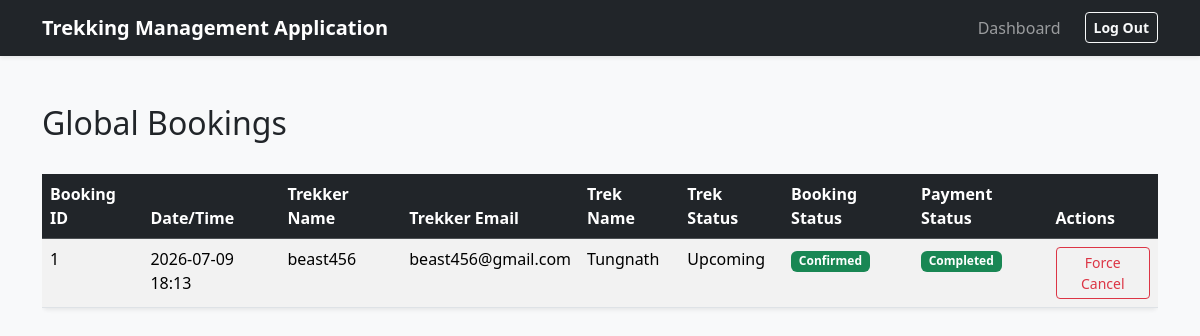
The page /admin/bookings (signed in) on the database as committed earlier.
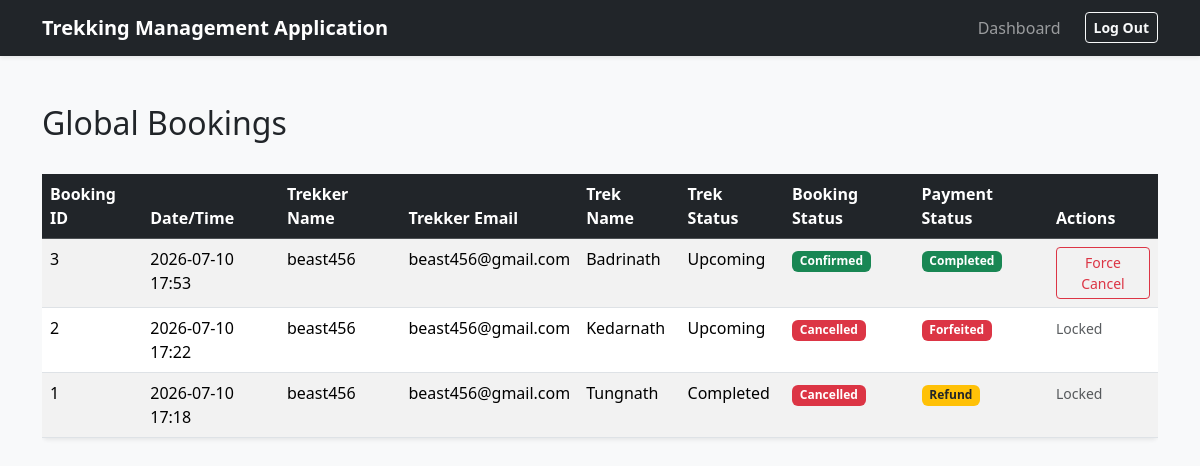
The same page on the database as committed later.
### app/models.py (models this page shows)
class Booking(db.Model):
    __tablename__ = 'bookings'
    id = db.Column(db.Integer, primary_key=True)
    user_id = db.Column(db.Integer, db.ForeignKey('users.id'), nullable=False)
    trek_id = db.Column(db.Integer, db.ForeignKey('treks.id'), nullable=False)
    booking_status = db.Column(db.String(20), default='Confirmed')
    payment_status = db.Column(db.String(20), default='Pending')
    booking_date = db.Column(db.DateTime, default=lambda: datetime.now(timezone.utc)) # using datetime.now(timezone.utc) with lambda, this will act as a function and every time a new row is inserted it will automatically take the correct time

class User(db.Model):
    __tablename__ = "users"
    id = db.Column(db.Integer, primary_key=True)
    username = db.Column(db.String(80), unique=True, nullable=False)
    email_id = db.Column(db.String(120), nullable=False)
    password_hash = db.Column(db.String(256), unique=True, nullable=False)
    name = db.Column(db.String(80), nullable=False)
    role = db.Column(db.String(20), nullable=False)
    is_blacklisted = db.Column(db.Boolean, default=False)
    staff_profile = db.relationship('StaffProfile', backref='user', uselist=False, cascade='all, delete-orphan') # userlist =False strictly enforces a 1-to-1 relatiosnhip b/w users and staff_profiles table
    bookings = db.relationship('Booking', backref='trekker', lazy=True) # lazy=True Parameter is used tell SQLAlchemy that until i specifically state a python code like user.bookings do not run SQL Query

class Trek(db.Model):
    __tablename__ = "treks"
    id = db.Column(db.Integer, primary_key=True)
    trek_name = db.Column(db.String(200), nullable=False)
    assigned_staff_id = db.Column(db.Integer, db.ForeignKey('users.id'), nullable=False)
    location = db.Column(db.String(100), nullable=False)
    difficulty = db.Column(db.String(50), nullable=False)
    duration = db.Column(db.Integer, nullable=False)
    available_slots = db.Column(db.Integer, nullable=False)
    status = db.Column(db.String(30), nullable=False)
    start_date = db.Column(db.DateTime, nullable=False)
    end_date = db.Column(db.DateTime, nullable=False)
    bookings = db.relationship('Booking', backref='trek', lazy=True, cascade='all, delete-orphan')
    assigned_staff = db.relationship('User', foreign_keys=[assigned_staff_id])

### app/routes/admin.py (the view)
@admin_bp.route('/bookings')
def manage_bookings():
    all_bookings = models.Booking.query.join(models.User, models.Booking.user_id == models.User.id).join(models.Trek, models.Booking.trek_id == models.Trek.id).order_by(models.Booking.booking_date.desc()).all()
    return render_template('/admin/bookings/manage_bookings.html', all_bookings=all_bookings)

### app/routes/admin.py (called while the page is built)
@admin_bp.before_request
def admin_access():
    if 'user_id' not in session:
        flash("Access denied. Please login first")
        return redirect(url_for('auth.login'))
    if session.get('role') != 'Admin':
        flash("Not an Administrator")
        return redirect(url_for('auth.login'))

### app/templates/admin/bookings/manage_bookings.html (shortened to what this page needs)
{% extends "base.html" %}
{% block content %}
<div class="d-flex justify-content-between align-items-center mb-4">
    <h2>Global Bookings</h2>
</div>
<div class="table-responsive">
    <table class="table table-striped table-hover shadow-sm bg-white rounded">
        <thead class="table-dark">
            <tr>
                <th>Booking ID</th>
                <th>Date/Time</th>
                <th>Trekker Name</th>
                <th>Trekker Email</th>
                <th>Trek Name</th>
                <th>Trek Status</th>
                <th>Booking Status</th>
                <th>Payment Status</th>
                <th>Actions</th>
            </tr>
        </thead>
        <tbody>
            {% for booking in all_bookings %}
            <tr>
                <td>{{ booking.id }}</td>
                <td>{{ booking.booking_date.strftime('%Y-%m-%d %H:%M') }}</td>
                <td>{{ booking.trekker.username }}</td>
                <td>{{ booking.trekker.email_id }}</td>
                <td>{{ booking.trek.trek_name }}</td>
                <td>{{ booking.trek.status }}</td>
                <td>
                    <span class="badge {% if booking.booking_status == 'Confirmed' %}bg-success{% elif booking.booking_status == 'Cancelled' %}bg-danger{% elif booking.booking_status == 'Completed' %}bg-success{% endif %}">
                        {{ booking.booking_status }}
                    </span>
                </td>
                <td>
                    <span class="badge {% if booking.payment_status == 'Completed' %}bg-success{% elif booking.payment_status == 'Forfeited' %}bg-danger{% else %}bg-warning text-dark{% endif %}">
                        {{ booking.payment_status }}
                    </span>
                </td>
                <td>
                    {% if booking.booking_status == 'Confirmed' and booking.trek.status == 'Upcoming' %}
                        <form action="{{ url_for('admin.force_cancel_booking', booking_id=booking.id) }}" method="POST" class="d-inline">
                            <button type="submit" class="btn btn-sm btn-outline-danger">Force Cancel</button>
                        </form>
                    {% else %}
                        <span class="text-muted small">Locked</span>
                    {% endif %}
                </td>
            </tr>
            {% else %}
            <tr>
                <td colspan="9" class="text-centre">No Bookings found in the system</td>
            </tr>
            {% endfor %}
        </tbody>
    </table>
</div>
{% endblock %}

### app/templates/base.html (shortened to what this page needs)
<!DOCTYPE html>
<html lang="en">
<head>
    <link href="https://cdn.jsdelivr.net/npm/bootstrap@5.3.8/dist/css/bootstrap.min.css" rel="stylesheet">
</head>
<body class="bg-light">
    <nav class="navbar navbar-expand-lg navbar-dark bg-dark shadow-sm">
        <div class="container">
            <a class="navbar-brand fw-bold" href="#">Trekking Management Application</a>
            <div class="collapse navbar-collapse" id="navbarNav">
                <ul class="navbar-nav ms-auto">
                    {% if 'user_id' in session %}
                        <li class="nav-item me-3">
                            {% if session.get('role') == 'Admin' %}
                                <a class="nav-link" href="{{ url_for('admin.admin_dashboard') }}">Dashboard</a>
                            {% elif session.get('role') == 'Staff' %}
                                <a class="nav-link" href="{{ url_for('staff.staff_dashboard') }}">Dashboard</a>
                            {% elif session.get('role') == 'Trekker' %}
                                <a class="nav-link" href="{{ url_for('trekker.trekker_dashboard') }}">Dashboard</a>
                            {% endif %}
                        </li>
                        <li class="nav-item">
                            <a class="btn btn-outline-light btn-sm mt-1 fw-bold" href="{{ url_for('auth.logout') }}">Log Out</a>
                        </li>
                    {% endif %}
                </ul>
            </div>
        </div>
    </nav>
    <div class="container mt-5">
        {% block content %}
        {% endblock %}
    </div>
</body>
</html>

Rows that differ between the two databases and show on the page:
added Booking: id "3", booking_date "2026-07-10 17:53", trekker.username "beast456", trekker.email_id "beast456@gmail.com", trek.trek_name "Badrinath", trek.status "Upcoming", booking_status "Confirmed", payment_status "Completed"
added Booking: id "2", booking_date "2026-07-10 17:22", trekker.username "beast456", trekker.email_id "beast456@gmail.com", trek.trek_name "Kedarnath", trek.status "Upcoming", booking_status "Cancelled", payment_status "Forfeited", shows "Locked"
changed Booking "Tungnath": booking_date "2026-07-09 18:13" → "2026-07-10 17:18"; trek.status "Upcoming" → "Completed"; booking_status "Confirmed" → "Cancelled"; payment_status "Completed" → "Refund"; booking_status "Force Cancel" → "Locked"
